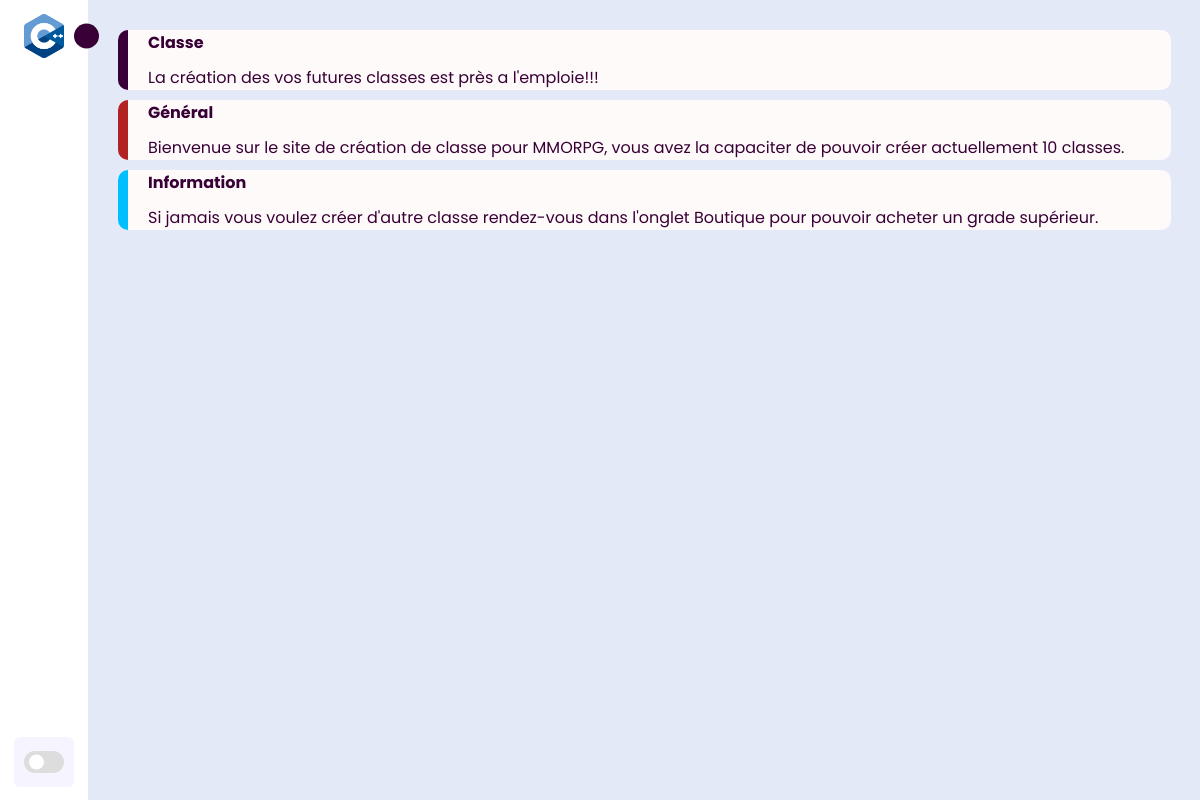
Page /notification (signed in) on the committed database.
### main.py (models this page shows, shortened)
class notifications(db.Model):
    idNotif = db.Column(db.Integer, primary_key=True, unique=True)
    typeNotif = db.Column(db.Text)
    Commentaire = db.Column(db.Text)
    idUser = db.Column(db.Integer, db.ForeignKey('user.idUsers'))
    idUserUnban = db.Column(db.Integer, db.ForeignKey('user_banni.idUsers'))

### main.py (the view)
@app.route('/notification')
def notification():
    conn = sql.connect('database.db')
    cursor = conn.cursor()
    cursor.execute("""SELECT typeNotif from notifications
        GROUP BY notifications.typeNotif""")
    typenotif = cursor.fetchall()
    cursor.execute("""DROP VIEW IF EXISTS notifclasse""")
    cursor.execute("CREATE VIEW notifclasse AS SELECT * from notifications WHERE notifications.typeNotif =" + (typenotif[0][0]))
    cursor.execute("""SELECT * from notifications
        WHERE notifications.typeNotif =? AND (notifications.idUser =? OR notifications.idUser =0)""", (typenotif[0][0], session['user']['idUser'],))
    notifclasse = cursor.fetchall()
    cursor.execute("""DROP VIEW IF EXISTS notifgene""")
    cursor.execute("CREATE VIEW notifgene AS SELECT * from notifications WHERE notifications.typeNotif =" + (typenotif[1][0]))
    cursor.execute("""SELECT * from notifications
        WHERE notifications.typeNotif =?""", (typenotif[1][0],))
    notifgene = cursor.fetchall()
    cursor.execute("""DROP VIEW IF EXISTS notifinfo""")
    cursor.execute("CREATE VIEW notifinfo AS SELECT * from notifications WHERE notifications.typeNotif =" + (typenotif[2][0]))
    cursor.execute("""SELECT * from notifications
        WHERE notifications.typeNotif =?""", (typenotif[2][0],))
    notifinfo = cursor.fetchall()
    cursor.execute("""SELECT * from notifications
        WHERE notifications.idUser = 0 or notifications.idUser =?""", (session['user']['idUser'],))
    notif = cursor.fetchall()
    conn.commit()
    conn.close()
    return render_template("Notifications.html",
                           donnees_notif = notif,
                           typeofnotif = typenotif,
                           general = notifgene, information = notifinfo, ofclasse = notifclasse,
                           idGroup = session['user']['idGroup'])

### templates/Notifications.html (shortened to what this page needs)
<!DOCTYPE html>
<html lang="en">
<head>
    <link rel="stylesheet" href="{{ url_for('static', filename = 'css/style_sidebar.css') }}" />
    <link rel="stylesheet" href="{{ url_for('static', filename = 'css/style_notifications.css') }}" />
    <link href='https://unpkg.com/boxicons@2.1.1/css/boxicons.min.css' rel='stylesheet'>
</head>
<body>
    <nav class="sidebar close">
        <header>
            <div class="image-text">
                <span class="image">
                    <img src="{{ url_for('static', filename = 'image/logo.png') }}" alt="">
                </span>
            </div>
            <i class='bx bx-chevron-right toggle'></i>
        </header>
        <div class="menu-bar">
            <div class="menu">
                <ul class="menu-links">
                    <li class="nav-link">
                        <a href="acceuil">
                            <i class='bx bx-home-alt icon'></i>
                        </a>
                    </li>
                    <li class="nav-link">
                        <a href="generateur">
                            <i class='bx bx-pie-chart-alt icon'></i>
                        </a>
                    </li>
                    <li class="nav-link">
                        <a href="boutique">
                            <i class='bx bx-wallet icon'></i>
                        </a>
                    </li>
                </ul>
            </div>
            <div class="bottom-content">
                <li class="nav-link">
                    <a href="user">
                        <i class='bx bx-user icon'></i>
                    </a>
                </li>
                <li class="nav-link">
                    <a href="notification">
                        <i class='bx bx-bell icon'></i>
                    </a>
                </li>
                <li class="">
                    <a href="/logout">
                        <i class='bx bx-log-out icon'></i>
                    </a>
                </li>
                <li class="mode">
                    <div class="sun-moon">
                        <i class='bx bx-moon icon moon'></i>
                    </div>
                    <div class="toggle-switch">
                        <span class="switch"></span>
                    </div>
                </li>
            </div>
        </div>
    </nav>
    <section class="home">
        <div class="notification">
            {% for rows in typeofnotif %}
            <div class="etiquette-notif {{rows[0]}}">
                {% if rows[0] == 'Général' %}
                <div class="Titre">
                    <b>Général</b>
                </div>
                {% for row in general %}
                <div class="Contenu">
                    {{ row[2] }}
                </div>
                {% endfor %}
                {% endif %}
                {% if rows[0] == 'Information' %}
                <div class="Titre">
                    <b>Information</b>
                </div>
                {% for row in information %}
                <div class="Contenu">
                    {{ row[2] }}
                </div>
                {% endfor %}
                {% endif %}
                {% if rows[0] == 'Classe' %}
                <div class="Titre">
                    <b>Classe</b>
                </div>
                {% for row in ofclasse %}
                <div class="Contenu">
                    {{ row[2] }}
                </div>
                {% endfor %}
                {% endif %}
            </div>
            {% endfor %}
        </div>
    </section>
</body>
</html>

### static/css/style_sidebar.css (style rules this page uses)
* { margin: 0; padding: 0; box-sizing: border-box; font-family: 'Poppins', sans-serif; }
html { height: 100%; overflow-x: hidden; }
:root { --body-color: #E4E9F7; --sidebar-color: #FFF; --primary-color: #380036; --primary-color-light: #F6F5FF; --toggle-color: #DDD; --text-color: #707070; --primary-color-form: #D3D3D3; --background-color-classe: #FFFAFA; --primary-color-red: #B22222; --primary-color-bleue: #00BFFF; --footer-color: #4b4c4d; --footer-background-color: #fff; --tran-03: all 0.2s ease; --tran-03: all 0.3s ease; --tran-04: all 0.3s ease; --tran-05: all 0.3s ease; }
body { min-height: 100%; background-color: var(--body-color); transition: var(--tran-05); }
.sidebar { position: fixed; top: 0; left: 0; height: 100%; width: 250px; padding: 10px 14px; background: var(--sidebar-color); transition: var(--tran-05); z-index: 100; }
.sidebar.close { width: 88px; }
.sidebar li { height: 50px; list-style: none; display: flex; align-items: center; margin-top: 10px; }
.sidebar header .image, .sidebar .icon { min-width: 60px; border-radius: 6px; }
.sidebar .icon { min-width: 60px; border-radius: 6px; height: 100%; display: flex; align-items: center; justify-content: center; font-size: 20px; }
.sidebar .text, .sidebar .icon { color: var(--text-color); transition: var(--tran-03); }
.sidebar header { position: relative; }
.sidebar header .image-text { display: flex; align-items: center; }
.sidebar header .image { display: flex; align-items: center; justify-content: center; }
.sidebar header .image img { width: 40px; border-radius: 6px; }
.sidebar header .toggle { position: absolute; top: 50%; right: -25px; transform: translateY(-50%) rotate(180deg); height: 25px; width: 25px; background-color: var(--primary-color); color: var(--sidebar-color); border-radius: 50%; display: flex; align-items: center; justify-content: center; font-size: 22px; cursor: pointer; transition: var(--tran-05); }
.sidebar.close .toggle { transform: translateY(-50%) rotate(0deg); }
.sidebar .menu { margin-top: 40px; }
.sidebar li a { list-style: none; height: 100%; background-color: transparent; display: flex; align-items: center; height: 100%; width: 100%; border-radius: 6px; text-decoration: none; transition: var(--tran-03); }
.sidebar .menu-bar { height: calc(100% - 55px); display: flex; flex-direction: column; justify-content: space-between; overflow-y: hidden; overflow-x: hidden; }
.sidebar .menu-bar .mode { border-radius: 6px; background-color: var(--primary-color-light); position: relative; transition: var(--tran-05); }
.menu-bar .mode .sun-moon { height: 50px; width: 60px; }
.mode .sun-moon i { position: absolute; }
.menu-bar .bottom-content .toggle-switch { position: absolute; right: 0; height: 100%; min-width: 60px; display: flex; align-items: center; justify-content: center; border-radius: 6px; cursor: pointer; }
.toggle-switch .switch { position: relative; height: 22px; width: 40px; border-radius: 25px; background-color: var(--toggle-color); transition: var(--tran-05); }
.switch::before { content: ''; position: absolute; height: 15px; width: 15px; border-radius: 50%; top: 50%; left: 5px; transform: translateY(-50%); background-color: var(--sidebar-color); transition: var(--tran-04); }
.home { position: absolute; top: 0; top: 0; left: 250px; height: 100vh; width: calc(100% - 250px); background-color: var(--body-color); transition: var(--tran-05); }
.sidebar.close ~ .home { left: 88px; height: 100vh; width: calc(100% - 97px); }

### static/css/style_notifications.css (style rules this page uses)
.home .notification .etiquette-notif, .home .notification .etiquette-notif.Classe { background: var(--background-color-classe); width: 100%; border-radius: 10px; border-left: solid 10px var(--primary-color); color : var(--primary-color); margin-bottom: 10px; }
.home .notification .etiquette-notif.Général { border-left: solid 10px var(--primary-color-red); }
.home .notification .etiquette-notif.Information { border-left: solid 10px var(--primary-color-bleue); }
.home .notification .etiquette-notif .Titre { margin-left: 20px; margin-bottom: 10px; color: var(--primary-color); }
.home .notification .etiquette-notif .Contenu { margin-left: 20px; margin-bottom: 5px; color: var(--primary-color); }

### rows in the picture
notifications: Commentaire "La création des vos futures classes est près a l'emploie!!!"
notifications: Commentaire "Bienvenue sur le site de création de classe pour MMORPG, vous avez la capaciter de pouvoir créer actuellement 10 classes."
notifications: Commentaire "Si jamais vous voulez créer d'autre classe rendez-vous dans l'onglet Boutique pour pouvoir acheter un grade supérieur."
